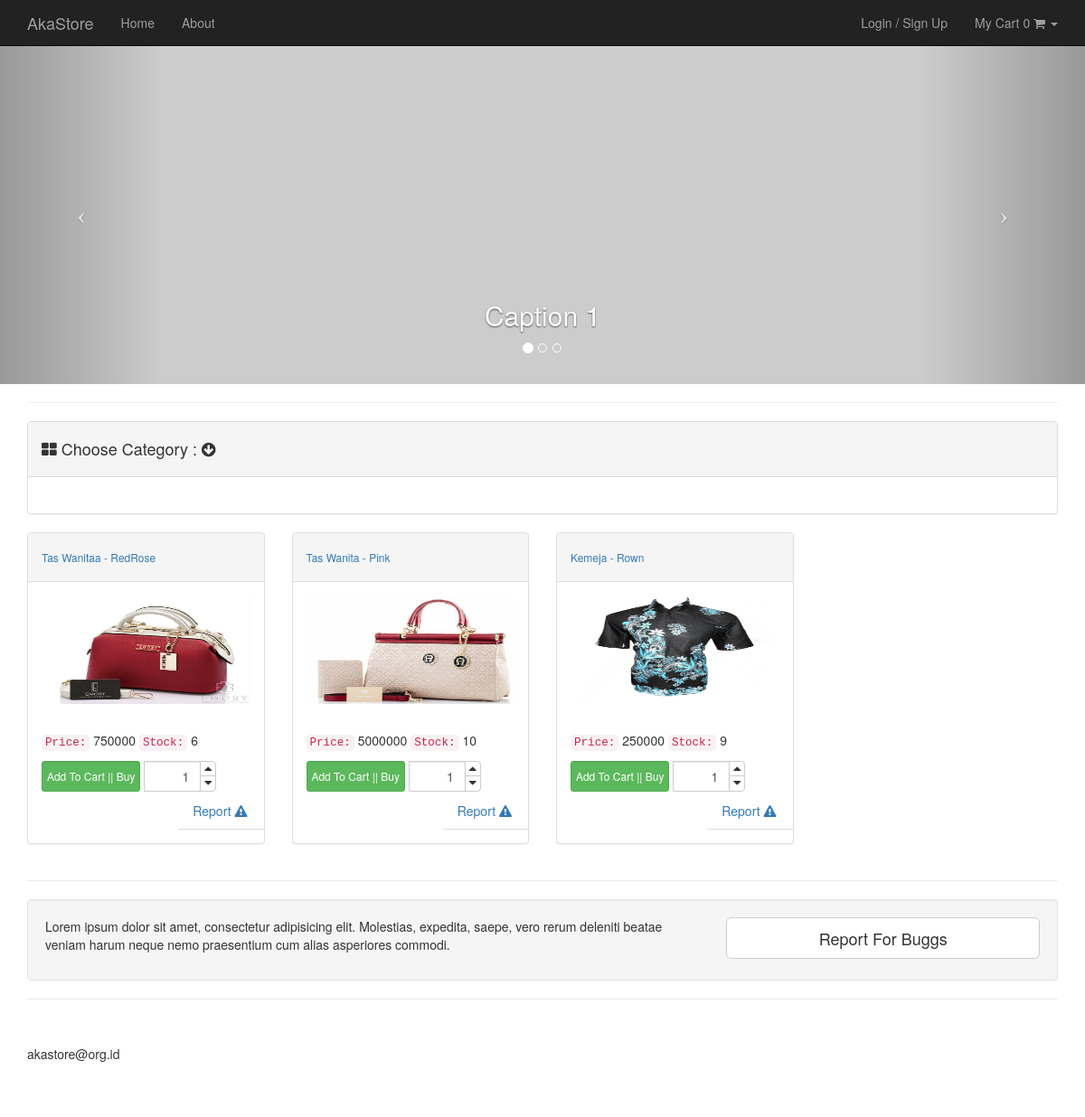
Before: / with the older database file.
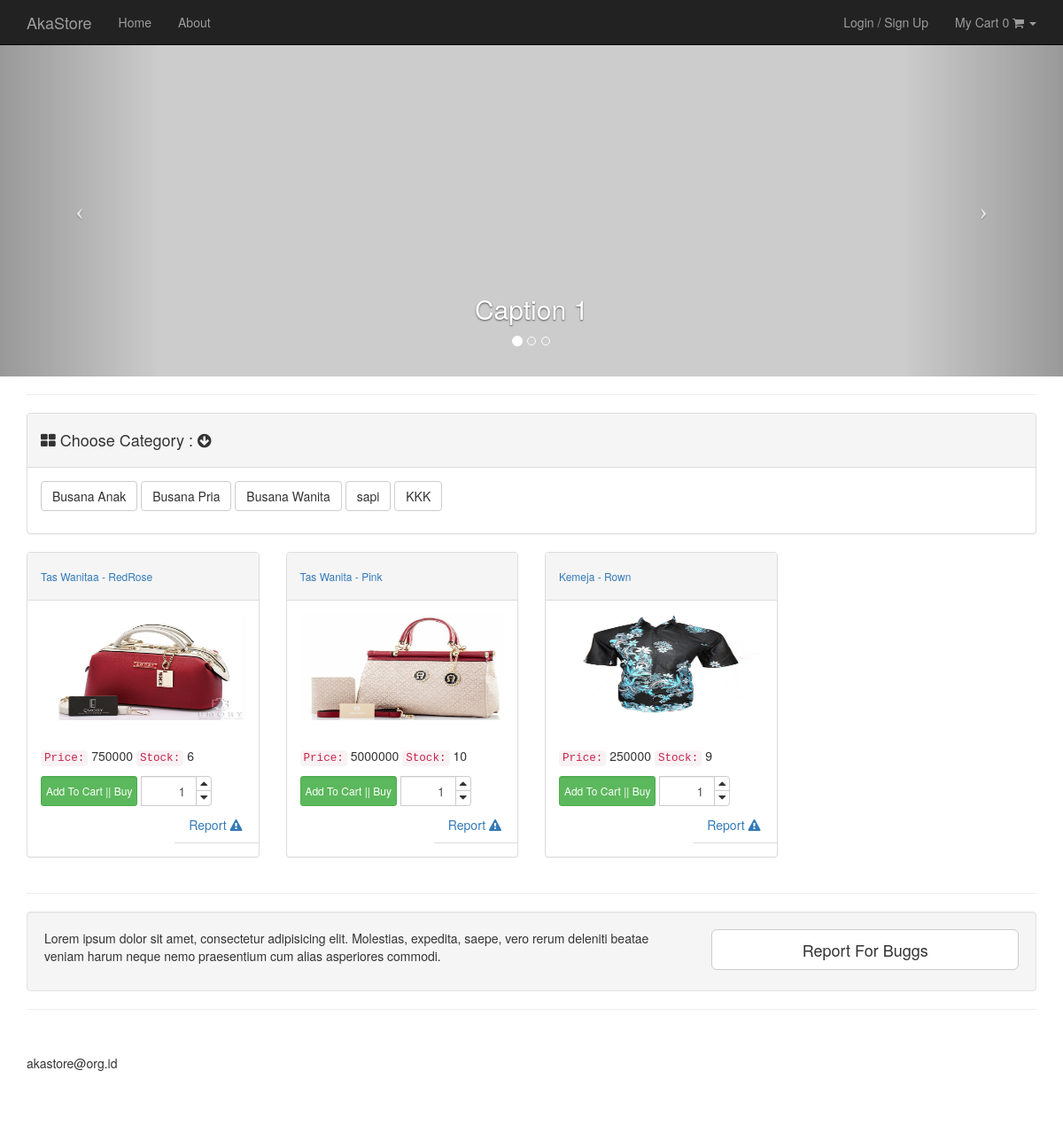
After: the same page with the newer database file.
### tables this page shows
CREATE TABLE IF NOT EXISTS `all_settings` (
`all_id` int(3) NOT NULL,
  `all_name_settings` varchar(60) NOT NULL,
  `all_value_settings` varchar(60) NOT NULL
);

CREATE TABLE IF NOT EXISTS `products` (
`pro_id` int(16) NOT NULL,
  `id_category` int(11) NOT NULL,
  `pro_name` varchar(50) NOT NULL,
  `pro_title` varchar(20) NOT NULL,
  `pro_description` text NOT NULL,
  `pro_price` int(9) NOT NULL,
  `pro_stock` int(3) NOT NULL,
  `pro_image` text NOT NULL
);

CREATE TABLE IF NOT EXISTS `category` (
`id_category` int(11) NOT NULL,
  `category_name` varchar(250) NOT NULL
);

### application/controllers/home.php (called while the page is built, shortened)
<?php
class Home extends CI_Controller {
	public function __construct ()
	{
		$this->load->model('model_products');
		$this->load->model('model_settings');
	}
	public function index()
	{
		$data['get_sitename'] = $this->model_settings->sitename_settings();
		$data['get_footer'] = $this->model_settings->footer_settings();
		$data['products'] = $this->model_products->all_products();
		$data['starts'] 		= $this->model_products->category();
		$this->load->view('home',$data);
	}
}

### index.php (called while the page is built, shortened)
<?php
require_once BASEPATH.'core/CodeIgniter.php';

### application/models/model_settings.php (called while the page is built, shortened)
<?php
class Model_settings extends CI_Model {
		public function sitename_settings()
		{
			$query = $this->db->query('SELECT  * FROM all_settings WHERE all_name_settings = "site_name"');
			return $query->result();
		}
		public function footer_settings()
		{
			$query = $this->db->query('SELECT  * FROM all_settings WHERE all_name_settings = "footer"');
			return $query->result();
		}
}

### application/models/model_products.php (called while the page is built, shortened)
<?php
class Model_products extends CI_Model {
		public function all_products()
		{
			$this->db->select('a.*,b.category_name');
			$this->db->join('category b','b.id_category = a.id_category','left');
			$show = $this->db->get('products a');
			if($show->num_rows() > 0 ) {
					return $show->result();
			} else {
					 return array();
			}
		}
	public function category(){
		return $this->db->get('category')->result_array();
	}
}

### application/views/home.php (the view, shortened to what this page needs)
<!DOCTYPE html>
<html lang="en">
<head>
    <link href="<?php echo base_url('/assets/css/bootstrap.min.css');?>" rel="stylesheet">
    <link href="<?php echo base_url('/assets/css/modern-business.css');?>" rel="stylesheet">
    <link href="<?php echo base_url('/assets/font-awesome/css/font-awesome.min.css');?>" rel="stylesheet" type="text/css">
</head>
<body>
    <?php $this->load->view('layout/navigation')?>
    <header id="myCarousel" class="carousel slide">
        <ol class="carousel-indicators">
            <li data-target="#myCarousel" data-slide-to="0" class="active"></li>
            <li data-target="#myCarousel" data-slide-to="1"></li>
            <li data-target="#myCarousel" data-slide-to="2"></li>
        </ol>
        <div class="carousel-inner">
            <div class="item active">
                <div class="fill" style="background-image:url('http://placehold.it/1900x1080&text=Slide One');"></div>
                <div class="carousel-caption">
                    <h2>Caption 1</h2>
                </div>
            </div>
        </div>
        <a class="left carousel-control" href="#myCarousel" data-slide="prev">
            <span class="icon-prev"></span>
        </a>
        <a class="right carousel-control" href="#myCarousel" data-slide="next">
            <span class="icon-next"></span>
        </a>
    </header>
    <div class="container">
        <?php $this->load->view('layout/product_menu')?>
        <div class="row">
			<?php foreach ($products as $product ) : ?>
             <div class="col-md-3">
                <div class="panel panel-default">
                    <div class="panel-heading">
							<a href="<?=base_url('product/detail/'.$product->pro_id);?>"><h6><?=  $product->pro_name  ?> - <?=  $product->pro_title  ?></h6></a>
                    </div>
                    <div class="panel-body" width="100px">
						<a href="">
							<?php
								$product_id = $product->pro_id;
								$product_image =['src'	=>'assets/uploads/'.$product->pro_image,
								'class'=>'img-responsive img-portfolio img-hover',
								'id'=>'g'
								];
								echo "<a href='".base_url('product/detail/'.$product_id.'')."'>".img($product_image).'</a>';
							?>
						</a>
                       <p><code>Price:</code> <?=  $product->pro_price  ?>  <code> Stock:</code> <?=  $product->pro_stock  ?> </p>
					   <?php  if($this->session->userdata('group')	!=	'1'  and $this->session->userdata('group')	!=	'2' ): ?>
						<div class="form-inline">
							<div class="form-group">
							<button id="<?=$product->pro_id;?>" class="btn btn-cart btn-success form-control btn-xs">Add To Cart || Buy</button>
							</div>
							<div class="form-group">
							<div class="input-group spinner">
								<input type="text" class="form-control" id="qty_<?=$product->pro_id;?>" value="1">
								<div class="input-group-btn-vertical">
								  <button class="btn btn-default btn-caret-up" id="<?=$product->pro_id;?>" type="button"><i class="fa fa-caret-up"></i></button>
								  <button class="btn btn-default btn-caret-down" id="<?=$product->pro_id;?>" type="button"><i class="fa fa-caret-down"></i></button>
								</div>
							</div>
							</div>
						</div>
                        <ul class="nav nav-tabs navbar-right">
						<li class="dropdown">
							<a class="dropdown-toggle" data-toggle="dropdown">Report <i class="fa fa-exclamation-triangle"></i></a>
						</li>
						</ul>
						<?php endif;?>
                    </div>
                </div>
            </div>
			<?php endforeach; ?>
        </div>
        <hr>
        <div class="well">
            <div class="row">
                <div class="col-md-8">
                    <p>Lorem ipsum dolor sit amet, consectetur adipisicing elit. Molestias, expedita, saepe, vero rerum deleniti beatae veniam harum neque nemo praesentium cum alias asperiores commodi.</p>
                </div>
                <div class="col-md-4">
                    <a class="btn btn-lg btn-default btn-block" href="#">Report For Buggs</a>
                </div>
            </div>
        </div>
        <hr>
        <?php $this->load->view('layout/footer')?>
    </div>
</body>
</html>

### application/views/layout/navigation.php (shortened to what this page needs)
<nav class="navbar navbar-inverse navbar-fixed-top" role="navigation">
			<div class="container">
				<div class="navbar-header">
					<a class="navbar-brand" href="<?php echo base_url(); ?>"><?php foreach($get_sitename as $sitename):?><?=  $sitename->all_value_settings;?><?php endforeach;?></a>
				</div>
				<div class="collapse navbar-collapse" id="bs-example-navbar-collapse-1">
					<ul class="nav navbar-nav navbar-left">
						<li>
							<a href="<?php echo base_url(); ?>">Home</a>
						</li>
						<li>
							<a href="">About</a>
						</li>
					</ul>
					<ul class="nav navbar-nav navbar-right">
						<?php if ($this->session->userdata('username')): ?>
						<li>
							<?php echo ('<a>'.'You Are : '.$this->session->userdata('username').'</a>'); ?>
						</li>
						<li>
							<?php echo anchor('logout','Logout');?>
							<?php else:?>
						<li>
							<?php echo anchor('login','Login / Sign Up');?>
							<?php endif;?>
						</li>
						<?php  if($this->session->userdata('group')	!=	'1'  and $this->session->userdata('group')	!=	'2' ): ?>
						<li class="dropdown">
							<a href="#" class="dropdown-toggle" data-toggle="dropdown"> My Cart <?= $this->cart->total_items(); ?> <i class="fa fa-shopping-cart"> </i> <b class="caret"> </b></a>
						</li>
						<?php endif;?>
					</ul>
				</div>
			</div>
		</nav>

### application/views/layout/product_menu.php
<div class="row">
          <div class="col-lg-12">
           <hr>
          </div>
          <div class="col-md-12">
              <div class="panel panel-default">
                  <div class="panel-heading">
                      <h4><i class="fa fa-th-large"></i> Choose Category : <i class="fa fa-arrow-circle-down"></i> </h4>
                  </div>
                  <div class="panel-body">
                      <p>
					<?php foreach ($starts as $start ) :?>
						<?=  anchor('home/showme/'.$start['id_category'],$start['category_name'],['class'=>'btn btn-default']) ?>
                          <?php endforeach; ?>
                      </p>
                  </div>
              </div>
          </div>
      </div>

### application/views/layout/footer.php
<footer>
          <div class="row">
              <div class="col-lg-12">
                  <p><?php foreach($get_footer as $footer):?><?=  $footer->all_value_settings;?><?php endforeach;?></p>
              </div>
          </div>
      </footer>

### assets/css/modern-business.css (style rules this page uses)
html, body { height: 100%; }
body { padding-top: 50px; }
.img-portfolio { margin-bottom: 30px; }
header.carousel { height: 50%; }
header.carousel .item, header.carousel .item.active, header.carousel .carousel-inner { height: 100%; }
header.carousel .fill { width: 100%; height: 100%; background-position: center; background-size: cover; }
footer { margin: 50px 0; }

### application/views/home.php (style rules this page uses)
.spinner { width: 80px; }
.spinner input { text-align: right; }
.input-group-btn-vertical { position: relative; white-space: nowrap; width: 1%; vertical-align: middle; display: table-cell; }
.input-group-btn-vertical > .btn { display: block; float: none; width: 100%; max-width: 100%; padding: 8px; margin-left: -1px; position: relative; border-radius: 0; }
.input-group-btn-vertical > .btn:first-child { border-top-right-radius: 4px; }
.input-group-btn-vertical > .btn:last-child { margin-top: -2px; border-bottom-right-radius: 4px; }
.input-group-btn-vertical i { position: absolute; top: 0; left: 4px; }
#g { width:500%;height: 120px; }

Changed rows visible on the page:
added category: id_category+category_name "Busana Anak"
added category: id_category+category_name "Busana Pria"
added category: id_category+category_name "Busana Wanita"
added category: id_category+category_name "sapi"
added category: id_category+category_name "KKK"
